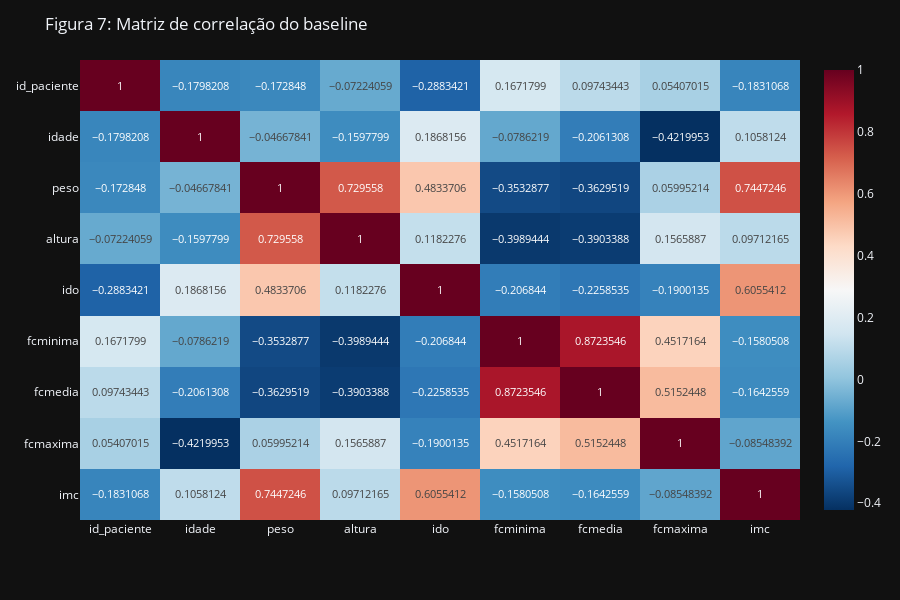

Write notebook code for a chart like this one.
### Code cell
pd.options.plotting.backend = "plotly"

corr = df_baseline.corr(method='pearson')
fig = px.imshow(corr, text_auto=True, color_continuous_scale='RdBu_r', aspect="auto")
fig.update_layout(
    title = "Figura 7: Matriz de correlação do baseline",
    dragmode = "zoom",
    hovermode = "x",
    barmode = "group",
    height = 600,
    # legend = dict(traceorder="reversed"),
    template = "plotly_dark",
)

fig.show()
fig.write_image("../reports/figures/corr_mat_baseline.png")

### Figure 1 — Plotly figure (JSON) as saved in the notebook; plotly's stock layout.template omitted (floating-point values rounded to 4 significant figures)
{"data": [{"coloraxis": "coloraxis", "hovertemplate": "x: %{x}<br>y: %{y}<br>color: %{z}<extra></extra>", "name": "0", "texttemplate": "%{z}", "type": "heatmap", "x": ["id_paciente", "idade", "peso", "altura", "ido", "fcminima", "fcmedia", "fcmaxima", "imc"], "xaxis": "x", "y": ["id_paciente", "idade", "peso", "altura", "ido", "fcminima", "fcmedia", "fcmaxima", "imc"], "yaxis": "y", "z": [[1, -0.1798, -0.1728, -0.07224, -0.2883, 0.1672, 0.09743, 0.05407, -0.1831], [-0.1798, 1, -0.04668, -0.1598, 0.1868, -0.07862, -0.2061, -0.422, 0.1058], [-0.1728, -0.04668, 1, 0.7296, 0.4834, -0.3533, -0.363, 0.05995, 0.7447], [-0.07224, -0.1598, 0.7296, 1, 0.1182, -0.3989, -0.3903, 0.1566, 0.09712], [-0.2883, 0.1868, 0.4834, 0.1182, 1, -0.2068, -0.2259, -0.19, 0.6055], [0.1672, -0.07862, -0.3533, -0.3989, -0.2068, 1, 0.8724, 0.4517, -0.1581], [0.09743, -0.2061, -0.363, -0.3903, -0.2259, 0.8724, 1, 0.5152, -0.1643], [0.05407, -0.422, 0.05995, 0.1566, -0.19, 0.4517, 0.5152, 1, -0.08548], [-0.1831, 0.1058, 0.7447, 0.09712, 0.6055, -0.1581, -0.1643, -0.08548, 1]]}], "layout": {"barmode": "group", "coloraxis": {"colorscale": [[0, "rgb(5,48,97)"], [0.1, "rgb(33,102,172)"], [0.2, "rgb(67,147,195)"], [0.3, "rgb(146,197,222)"], [0.4, "rgb(209,229,240)"], [0.5, "rgb(247,247,247)"], [0.6, "rgb(253,219,199)"], [0.7, "rgb(244,165,130)"], [0.8, "rgb(214,96,77)"], [0.9, "rgb(178,24,43)"], [1, "rgb(103,0,31)"]]}, "dragmode": "zoom", "height": 600, "hovermode": "x", "margin": {"t": 60}, "title": {"text": "Figura 7: Matriz de correlação do baseline"}, "xaxis": {"anchor": "y", "domain": [0, 1]}, "yaxis": {"anchor": "x", "autorange": "reversed", "domain": [0, 1]}}}
